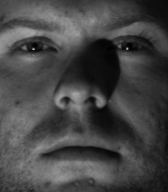
#> input picture HW2/hw2_data-1/hw2_data/CroppedYale/yaleB01/yaleB01_P00A+020E-40.png, 168 x 192 px; its folder holds only this picture in this run
$ jupyter execute --allow-errors PCA.ipynb   (shell and % lines are left out)
#> lines starting #> are read from the running program, lines starting #| are printed output that depends on the picture
#  QUESTION 4: Applied PCA

# 4.1 EigenFaces [10pts]

## Q1:"MEAN FACE"

[cell 1]
view_list = ['P00A+025E+00', 'P00A+110E+65', 'P00A-050E+00', 'P00A+035E+15', 'P00A+110E-20', 'P00A-050E-40', 'P00A+035E+40', 'P00A+120E+00', 'P00A-060E+20', 'P00A+000E+00', 'P00A+035E+65', 'P00A+130E+20', 'P00A-060E-20', 'P00A+000E+20', 'P00A+035E-20', 'P00A-005E+10', 'P00A-070E+00', 'P00A+000E+45', 'P00A+050E+00', 'P00A-005E-10', 'P00A-070E+45', 'P00A+000E+90', 'P00A+050E-40', 'P00A-010E+00', 'P00A-070E-35', 'P00A+000E-20', 'P00A+060E+20', 'P00A-010E-20', 'P00A-085E+20', 'P00A+000E-35', 'P00A+060E-20', 'P00A-015E+20', 'P00A-085E-20', 'P00A+005E+10', 'P00A+070E+00', 'P00A-020E+10', 'P00A-095E+00', 'P00A+005E-10', 'P00A+070E+45', 'P00A-020E-10', 'P00A-110E+15', 'P00A+010E+00', 'P00A+070E-35', 'P00A-020E-40', 'P00A-110E+40', 'P00A+010E-20', 'P00A+085E+20', 'P00A-025E+00', 'P00A-110E+65', 'P00A+015E+20', 'P00A+085E-20', 'P00A-035E+15', 'P00A-110E-20', 'P00A+020E+10', 'P00A+095E+00', 'P00A-035E+40', 'P00A-120E+00', 'P00A+020E-10', 'P00A+110E+15', 'P00A-035E+65', 'P00A-130E+20', 'P00A+020E-40', 'P00A+110E+40', 'P00A-035E-20']

from PIL import Image
import matplotlib.image as mimg
import glob
import os
import numpy as np
image_list = []
full_lst=[]
y_labs=[]
for f in os.listdir('CroppedYale/'):
    if(f!="__MACOSX"):
        for filename in glob.glob('CroppedYale/'+f+'/*.png'):
             if 'ambient' not in filename.lower():
                image=mimg.imread(filename)
#> image is the input picture: shape (192, 168) float32; min 0.00392, max 0.761, mean 0.273
                flat_img=image.ravel()
                flat_img=flat_img.astype(np.float32)/255
                image_list.append(flat_img)
                y_labs.append(f)
img_arr = np.asarray(image_list)
mean_fc = np.mean(img_arr,axis=0)
mean_fc_re = mean_fc.reshape(192,168)
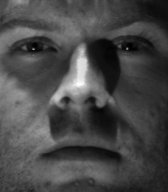
#> mean_fc_re: shape (192, 168) float32; min 7.69e-06, max 0.00245, mean 0.0007; drawn with min black and max white
im = Image.fromarray(mean_fc_re)
from matplotlib.pyplot import imshow
imshow(np.asarray(im),cmap="gray")

## Q2:"DE-MEAN MATTRIX"

Step1: Demeaning Mattrix

[cell 2]
dmean_mtrx = img_arr-mean_fc

Step2:Fitting PCA

[cell 3]
from sklearn import decomposition
pca=decomposition.PCA()
pca.fit_transform(dmean_mtrx)
v = pca.explained_variance_
values=np.arange(len(v))+1

Step3: Plotting a screen plot

[cell 4]
import matplotlib.pyplot as plt
plt.plot(v[:100])
plt.xlabel('Principal component number')
plt.ylabel('Proportion of variance ')
plt.title('Proportion of variance explained versus the principal component number')
print("""We  see an elbow in the scree plot which can help us as a heuristic on choosing the number of principal components to retain
      for dimensionality reduction""")
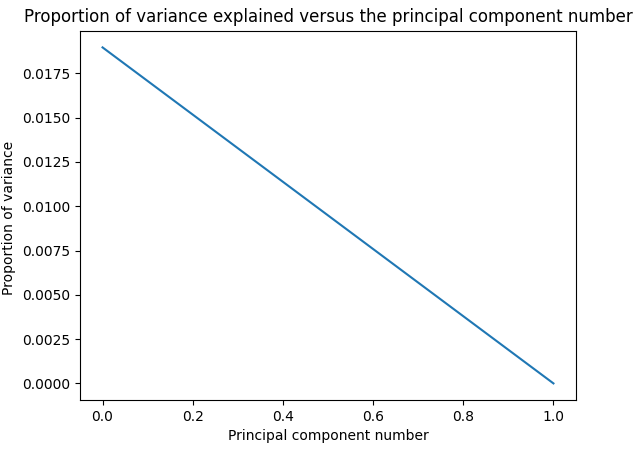
#> figure drawn by matplotlib, 1 panel

## Q3:Plotting the "Eigen Faces"

[cell 5]
titles=[]
pca = decomposition.PCA(10) # n_components is the components number after reduction
#> (the rest of this cell did not finish here and is left out)

## Q4: Projection Matrix computation(P) and plotting seperate Histograms for each of the ﬁrst 10 PCA projections

[cell 6]
pca = decomposition.PCA()
x_r = pca.fit(dmean_mtrx).transform(dmean_mtrx)
#> x_r = [[-0.0974, -2.16e-06], [0.0974, 2.16e-06]]
E =pca.components_
P = img_arr @ E.T
#> P = [[-0.181, 0.000327], [0.0133, 0.000331]]
import matplotlib.pyplot as plt
#> (the rest of this cell did not finish here and is left out)

# 4.2 PCA on Text Corpus [5pts]

Step 0: Loading Desired Files

[cell 7]
import pandas as pd
#> (the rest of this cell did not finish here and is left out)

Step 1: Fitting PCA ON XTRAIN

[cell 8]
pca = decomposition.PCA()
#> (the rest of this cell did not finish here and is left out)

## Q1: Provide a list of the top-30 words from Vocabulary according to top Principal Component

#> (a cell that did not finish here is left out)

## Q2: How many of the top-30 words in the list are stopwords?

#> (a cell that did not finish here is left out)

#  QUESTION 6: Applied Descion Trees

Preprocessing Step of shuffling before starting to Cross Validate

[cell 11]
# Question on Descion Trees
D=img_arr
pca = decomposition.PCA()
x_r = pca.fit(dmean_mtrx).transform(dmean_mtrx)
E =pca.components_
P = img_arr @ E.T
y=np.array(y_labs)

# [5 lines of commented-out code are left out]
s=np.arange(len(y))
np.random.seed(seed=10)
np.random.shuffle(s)
D=D[s]
P=P[s]
y=y[s]

## Q1: Fit Descion Tree AND report Tree depth,Number of terminal nodes & Test error without any pruning

[cell 12]
#TASK 1: a)splitting and fitting a decision tree model
from sklearn.model_selection import train_test_split
from sklearn import tree
D_train,D_test,y_train,y_test = train_test_split(D,y,test_size=0.20)
classifier = tree.DecisionTreeClassifier(criterion="entropy")
clsf = classifier.fit(D_train,y_train)
print("Initial Tree Depth:",classifier.tree_.max_depth)
print("Number of terminal nodes (leaves)")
predictions = classifier.predict(D_test)
#Task1 b) Test error
#ac_scr = classifier.score(y_test,predictions)
counter=0
total=0
for i,j in zip(y_test,predictions):
    if i==j:
        counter=counter+1
    total=total+1
#> this loop made 1 pass
#> (i, j, total) on pass 1: ('yaleB01', 'yaleB02', 1)
#> after the loop, counter = 0; total = 1
print("Test error without any pruning",1-(counter/total))
#| Test error without any pruning 1.0

[cell 13]
print("Test Error without Any Pruning[percentage]:27.12%")

## Q2:Prune tree by doing a 10 fold cross validation and report test error and plot  maximum depth hyperparameter versus the cross-validation error

[cell 14]
#Task2a):Tree Pruning and max depth of tree choosing
import sklearn.model_selection as sms
import sklearn.cross_validation as scv
depth=[]
print("Performing 10 fold cross validation...")
#> (the rest of this cell did not finish here and is left out)

#Task 2b) Plotting Cross validation error v/s tree depth

[cell 15]
depth=[(10, 0.71028561726651074), (20, 0.72844879099604232), (30, 0.73092370558693731), (40, 0.736583664340551), (50, 0.72890410895501179), (60, 0.72710001638857658), (70, 0.72569578284064862), (80, 0.7265034788057253), (90, 0.72956329823219546)]
d=[]
cve=[]
for i in depth:
    d.append(i[0])
    cve.append(1-i[1])
plt.plot(d,cve)
plt.xlabel('Tree Depth')
plt.ylabel('Cross Validation error')
plt.title('Cross validation error v/s tree depth')
print("Max depth of 40 gives lowest error")
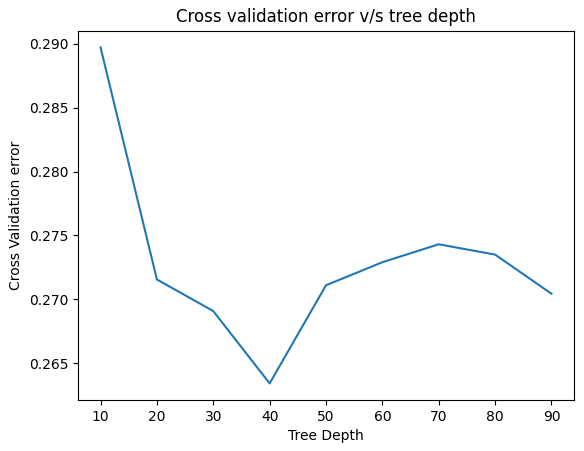
#> figure drawn by matplotlib, 1 panel

Task2 c) Test error on pruned tree

[cell 16]
best_classifier = tree.DecisionTreeClassifier(criterion="entropy",max_depth=40)
clsf2 = best_classifier.fit(D_train,y_train)
best_predictions = best_classifier.predict(D_test)
counter=0
total=0
for i,j in zip(y_test,best_predictions):
    if i==j:
        counter=counter+1
    total=total+1
#> after the loop, counter = 0; total = 1
print("Test error with pruning and depth=40:",1-(counter/total))
#| Test error with pruning and depth=40: 1.0
print("The accuracy increase on depth of 40 instead of going till last because of tree pruning")

[cell 17]
print("Test Error with Pruning on depth of 40 [percentage]:26.91%")

## Q3: Fit Descion Tree using P and y and report Tree depth,Number of terminal nodes & Test error without any pruning

[cell 18]
#Task3
from sklearn.model_selection import train_test_split
from sklearn import tree
P_train,P_test,y_train,y_test = train_test_split(P,y,test_size=0.20)
#> P_train = [[-0.181, 0.000327]]; P_test = [[0.0133, 0.000331]]
classifier_PCA = tree.DecisionTreeClassifier(criterion="entropy")
clsf2 = classifier_PCA.fit(P_train,y_train)
print("Tree Depth:",classifier_PCA.tree_.max_depth)
print("Number of terminal nodes (leaves)")
predictions_PCA = classifier_PCA.predict(P_test)
#Task1 b) Test error
counter=0
total=0
for i,j in zip(y_test,predictions_PCA):
    if i==j:
        counter=counter+1
    total=total+1
#> this loop made 1 pass
#> (i, j, total) on pass 1: ('yaleB02', 'yaleB01', 1)
#> after the loop, counter = 0; total = 1
print("Test error without any pruning on PCA reduced dataset",1-(counter/total))
#| Test error without any pruning on PCA reduced dataset 1.0

[cell 19]
print("Test error without any pruning on PCA reduced dataset[percentage] 53.4%")

## Q4:Prune tree by doing a 10 fold cross validation with P and y and report test error and plot  maximum depth hyperparameter versus the cross-validation error

[cell 20]
#Task 4: Cross Validation on PCA reduced data
import sklearn.model_selection as sms
import sklearn.cross_validation as scv
depth_PCA=[]
print("Performing 10 fold cross validation...")
#> (the rest of this cell did not finish here and is left out)

[cell 21]
print(depth_PCA)

[cell 22]
#Task 4 plotting the graph
depth_PCA=[(10, 0.46040201546650267), (20, 0.46102568154924795), (30, 0.46436795296448663), (40, 0.46096348342049848), (50, 0.46393619898458949), (60, 0.45290202597518869), (70, 0.46403692986372702), (80, 0.45331540849573387), (90, 0.45234884563566641)]
d=[]
cve=[]
for i in depth_PCA:
    d.append(i[0])
    cve.append(1-i[1])
plt.plot(d,cve)
plt.xlabel('Tree Depth')
plt.ylabel('Cross Validation error')
plt.title('Cross validation error v/s tree depth IN PCA based dimensionally reduced DT')
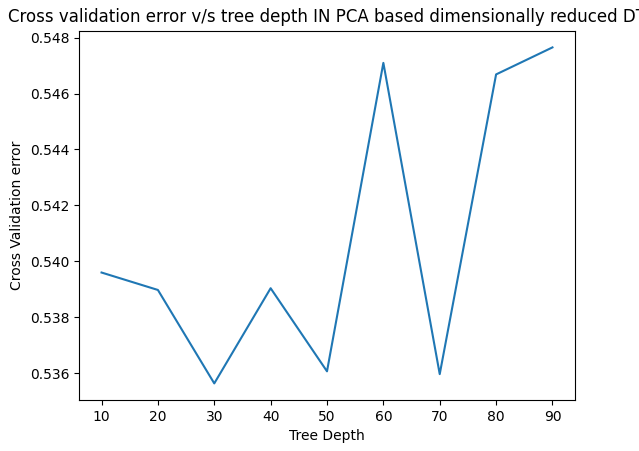
#> figure drawn by matplotlib, 1 panel

[cell 23]
#Task4:Test error after pruning and best depth
best_classifier_PCA = tree.DecisionTreeClassifier(criterion="entropy",max_depth=50)
clsf3 = best_classifier_PCA.fit(P_train,y_train)
best_predictions_PCA = best_classifier_PCA.predict(P_test)
counter=0
total=0
for i,j in zip(y_test,best_predictions_PCA):
    if i==j:
        counter=counter+1
    total=total+1
#> after the loop, counter = 0; total = 1
print("Test error with pruning and depth=50:",1-(counter/total))
#| Test error with pruning and depth=50: 1.0

[cell 24]
print("Test error with pruning and depth=50 on PCA reduced dataset[Percentage]: 50.1%")

[cell 25]
print("Prunning improved the acuracy by reducing test error from 53.4% to 50.1%")

## Q5:2D cross validations on # of PC and tree depth hyper paramters, Report the optimal value of tree depth and # of PC components,Heatmap

[cell 26]
#task 5: 2D cross validation
import sklearn.model_selection as sms
import sklearn.cross_validation as scv
depth=[]
heatmap_Arr=[]
pca = decomposition.PCA()
x_r = pca.fit(dmean_mtrx).transform(dmean_mtrx)
E =pca.components_
print("Performing 10 fold cross validation...")
#> (the rest of this cell did not finish here and is left out)

[cell 27]
k=301
d=50
print("The combination of hyperparameters that minimzes cross-validation error?")
print("Optimal #Pca componenets:", k,"Optimal Depth:",d)

[cell 28]
new_Arr=[]
for i in heatmap_Arr:
    new_Arr.append((i[0],i[1],1-i[2]))
#> after the loop, new_Arr = []
import seaborn as sns; sns.set()
import pandas as pd
plot_frame=pd.DataFrame(new_Arr,columns=("top pca","max-depth","Validation Error"))
#> plot_frame = table of 0 rows and 3 columns
#> (the rest of this cell did not finish here and is left out)

## Q6:Report the test error after 2D cross validation. Was there a drop?

[cell 29]
k=301
d=50
best_classifier_2d = tree.DecisionTreeClassifier(criterion="entropy",max_depth=d)
clsf4 = best_classifier_2d.fit(P_train[:,:k],y_train)
best_predictions_2d = best_classifier_2d.predict(P_test[:,:k])
counter=0
total=0
for i,j in zip(y_test,best_predictions_2d):
    if i==j:
        counter=counter+1
    total=total+1
#> after the loop, counter = 0; total = 1
print("Test error with pruning and depth=50 and with k=301:",1-(counter/total))
#| Test error with pruning and depth=50 and with k=301: 1.0
